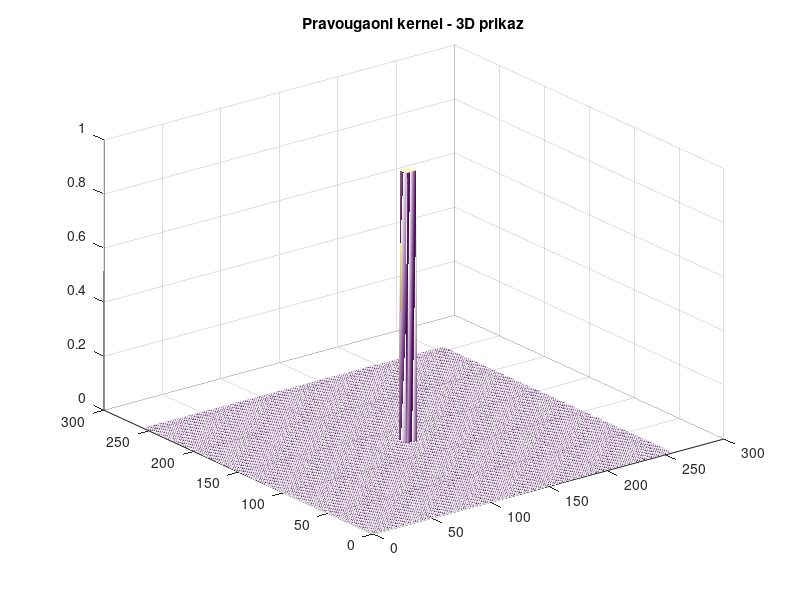
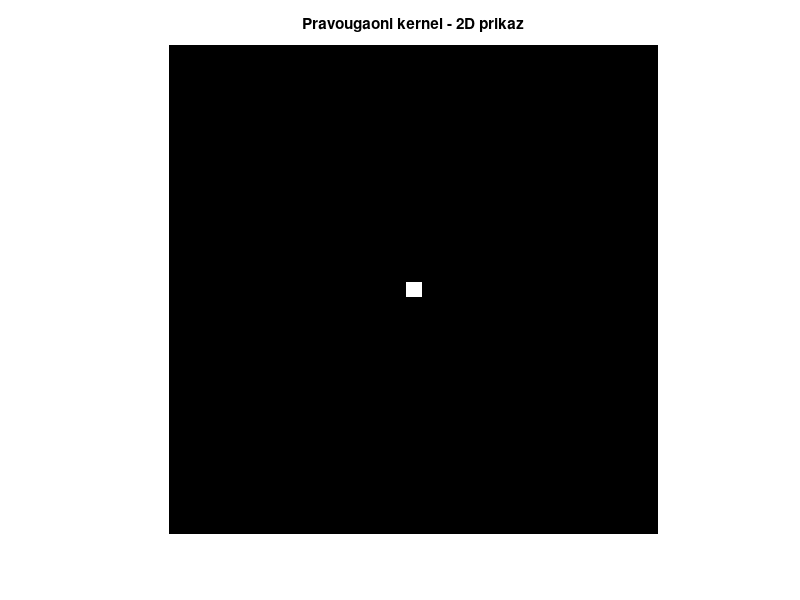
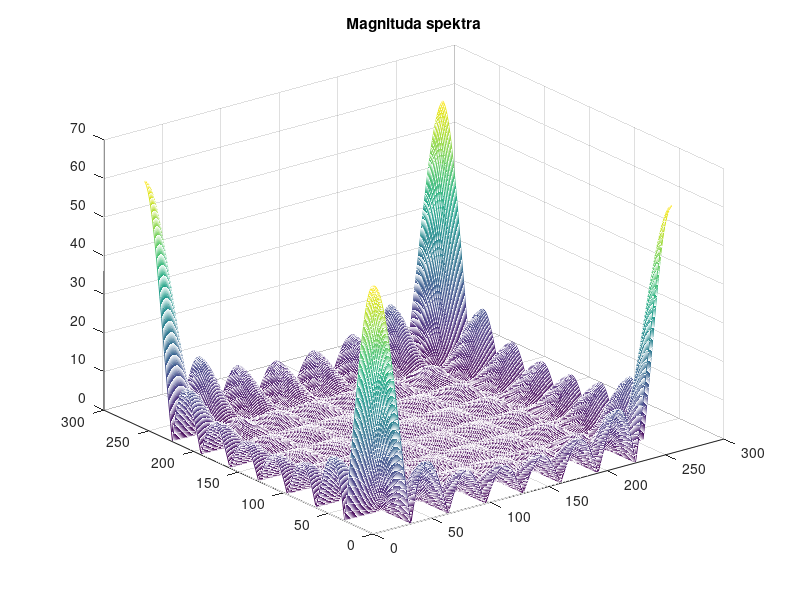
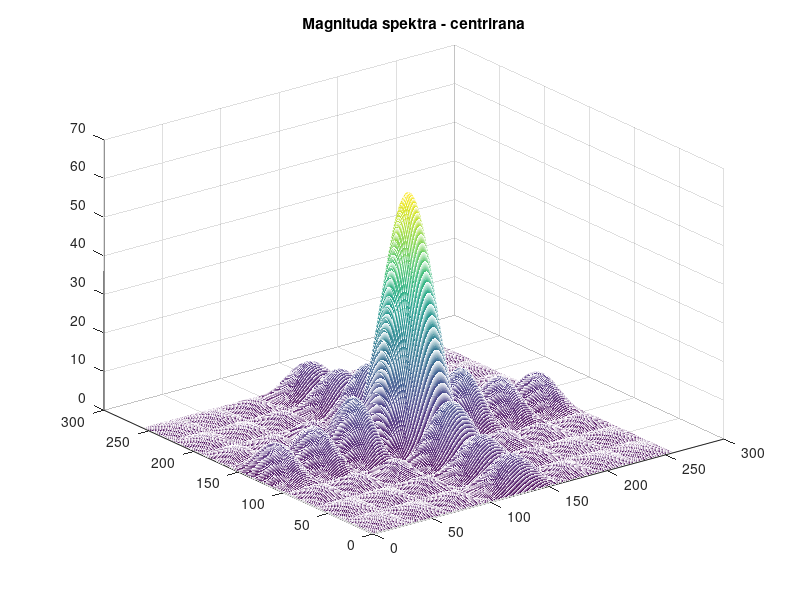

MATLAB code to generate these figures, in order: (Note: this script raises an error after producing the figures.)
% 1

h = zeros(256); 
h(125:132, 125:132) = 1;

figure
mesh(h);
title('Pravougaoni kernel - 3D prikaz');

figure
imshow(h, []);
title('Pravougaoni kernel - 2D prikaz');

% 2

fourier = fft2(h);
magnitude = abs(fourier);

figure
mesh(magnitude);
title('Magnituda spektra');

centered_fourier = fftshift(fourier);
centered_magnitude = abs(centered_fourier);

figure
mesh(centered_magnitude);
title('Magnituda spektra - centrirana');

%Slicnost izmedju spektra dvodimenzionalnog i jednodimenzionalnog pravougaonika signala je u raspodjeli centralnih i sporednih rubova
%Ukoliko se ovaj konvolucioni kernel iskoristi za filtriranje rezultirat ce zamucenjem (niskopropusni filter) zato sto uklanja visoke frekvencije

% 3

figure
imshow(magnitude, []);
title('Magnituda spektra');
colorbar;

figure
imshow(centered_magnitude, []);
title('Magnituda spektra - centrirana');
colorbar;

% 4

S = log(1 + abs(centered_fourier));

figure
imshow(S, []);
title('Log-transformisana magnituda spektra');
colorbar;

% 5

lena = imread('lena.jpg');

lena_fourier = fft2(lena);

lena_magnitude = abs(lena_fourier);
lena_phase = angle(lena_fourier);

lena_log_magnitude = log(1 + lena_magnitude);

figure
imshow(lena_log_magnitude, []);
title('Magnituda Furijeove transformacije');
colorbar;

figure
imshow(lena_phase, []);
title('Faza Furijeove transformacije');
colorbar;

% 6

lena_only_magnitude = ifft2(abs(lena_fourier));

lena_only_phase = ifft2(exp(1j * lena_phase));

figure
imshow(real(lena_only_magnitude), []);
title('Rekonstrukcija sa samo magnitudom');

figure
imshow(real(lena_only_phase), []);
title('Rekonstrukcija sa samo fazom');

%Faza nozi prostorne informacije, a magnituda odredjuje energiju (bez faze slika gubi prostornu "energiju")

% 7

lena_double = im2double(lena);

uniform_filter11 = fspecial('average', [11 11]);

% Frekvencijsko filtriranje
[M, N] = size(lena_double);
H = fft2(uniform_filter11, M, N); % Filtriranje dopunjavanje nulama
F_lena = fft2(lena_double);
filtered_freq = F_lena .* H;
filtered_image_freq = real(ifft2(filtered_freq));

% Prostorno filtriranje
spatial_filtered = imfilter(lena_double, uniform_filter11, 'same');

figure
imshow(filtered_image_freq, []);
title('Frekvencijsko filtriranje');

figure
imshow(spatial_filtered, []);
title('Prostorno filtriranje');

%Uticaj dopunjavanja nulama (padding) prilikom racunanja Furijeove transformacije na rezultat je zbog izbjegavanja periodicnog preslikavanja u frekvencijskom domenu
%Frekvencijsko i prostorno filtriranje daju slicne rezultate, ali frekvencijsko je efikasnije za vecinu slika

% 8

lena_interference = imread('lena_em_interference.jpg');
lena_interference_double = im2double(lena_interference);

fourier_interference = fft2(lena_interference_double);
fourier_interference_centered = fftshift(fourier_interference);

magnitude_interference = abs(fourier_interference_centered);
log_magnitude_interference = log(1 + magnitude_interference);

figure
imshow(log_magnitude_interference, []);
title('Amplitudni spektar sa interferencijom');
colorbar;

% Uklanjanje interferencije
[M, N] = size(fourier_interference_centered);
% Identifikacija ucestanosti koje odgovaraju šumu
mask = ones(M, N);
% Postavljanje koeficijenata u spektru na nulu
mask(124:132, :) = 0;
mask(:, 124:132) = 0;

fourier_filtered = fourier_interference_centered .* mask;

result = real(ifft2(ifftshift(fourier_filtered)));

figure
imshow(result, []);
title('Slika bez periodičnog šuma');

% 9

% Dimenzije spektra
[M, N] = size(lena_interference_double);
[u, v] = meshgrid(-N/2:(N/2)-1, -M/2:(M/2)-1);
u = u / max(abs(u(:))); % Normalizacija
v = v / max(abs(v(:))); % Normalizacija

% Parametri filtra
u0 = 0.1; % Centralna frekvencija (horizontalno)
v0 = 0.1; % Centralna frekvencija (vertikalno)
D0 = 0.05; % Radijus
n = 2;    % Red filtra

% Batervortov notch filter
D1 = sqrt((u - u0).^2 + (v - v0).^2);
D2 = sqrt((u + u0).^2 + (v + v0).^2);
H = 1 ./ (1 + (D0^2 ./ (D1 .* D2)).^n);

H_shifted = fftshift(H);

figure
mesh(H_shifted);
title('Batervortov notch filter');
xlabel('u'); ylabel('v'); zlabel('H(u,v)');

% 10

fourier_interference_centered_filtered = fourier_interference_centered .* H_shifted;

filtered = real(ifft2(ifftshift(fourier_interference_centered_filtered)));

figure
imshow(lena_interference_double, []);
title('Originalna slika sa šumom');

figure
imshow(filtered, []);
title('Filtrirana slika bez šuma');
